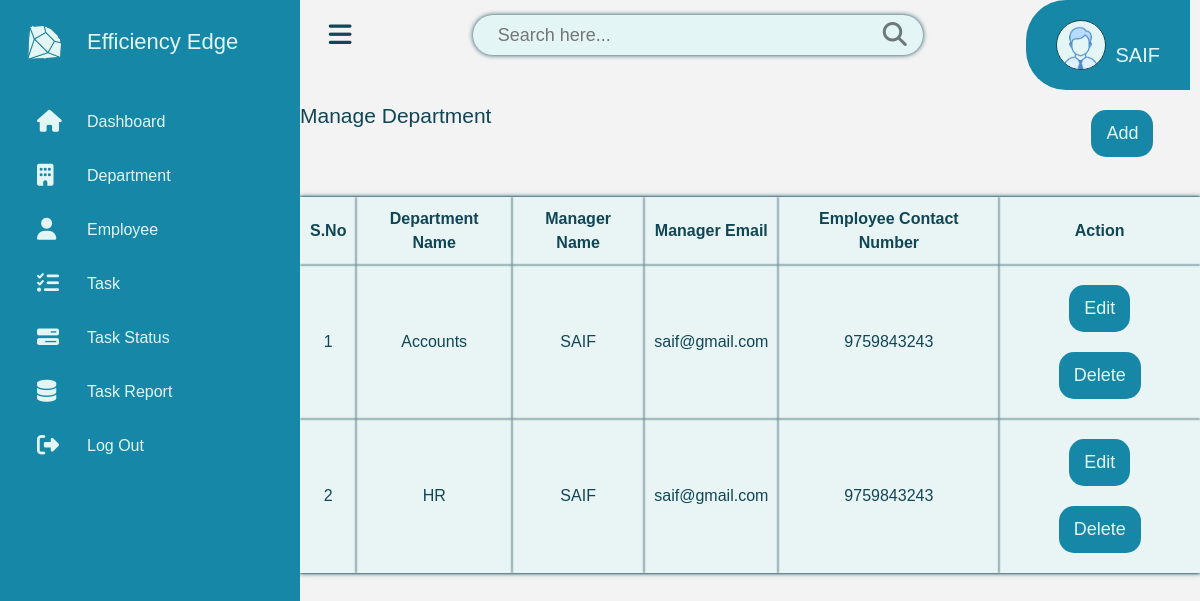
Screenshot of /admin/adminDepartment.php (signed in) with the database file from the repository.
### tables this page shows
CREATE TABLE DEPARTMENT (
    dept_id INT NOT NULL AUTO_INCREMENT PRIMARY KEY,
    dept_name VARCHAR(50) UNIQUE NOT NULL,
    admin_id INT,
    FOREIGN KEY (admin_id) REFERENCES ADMIN_MANAGER(admin_id) ON DELETE SET NULL
);

CREATE TABLE ADMIN_MANAGER (
    admin_id INT NOT NULL AUTO_INCREMENT PRIMARY KEY,
    admin_name VARCHAR(50) UNIQUE NOT NULL,
    admin_email VARCHAR(30) UNIQUE NOT NULL,
    admin_phone VARCHAR(10) NOT NULL,
    admin_gender VARCHAR(10) NOT NULL,
    admin_pass VARCHAR(255) NOT NULL
);

### admin/adminDepartment.php (the view, shortened to what this page needs)
<!DOCTYPE html>
<html lang="en">
<head>
    <?php
        $cssFileName = "../css/admin.css";
        include "../head.php";
    ?>
    <link rel="stylesheet" href="../css/sidebar.css">
    <link rel="stylesheet" href="../css/topbar.css">
</head>
<body>
    <?php
        include '../php/config.php';
        $gender = $_SESSION['admin_gender'];
        $email = $_SESSION['admin_email'];
        $name = $_SESSION['admin_name'];
        $sql = "SELECT dept_name, admin_name, admin_email, admin_phone FROM DEPARTMENT NATURAL JOIN ADMIN_MANAGER WHERE ADMIN_MANAGER.admin_email = '$email'";
        $result = $conn->query($sql);
    ?>
    <div class="container">
        <?php include 'adminSidebar.php' ?>
        <div class="main">
            <?php include 'adminTopbar.php' ?>
            <section id="department">
                <div class="box">
                    <div class="title">
                        <p>Manage Department</p>
                        <button><a href="addDepartment.php">Add</a></button>
                    </div>
                    <table>
                        <tr>
                            <th>S.No</th>
                            <th>Department Name</th>
                            <th>Manager Name</th>
                            <th>Manager Email</th>
                            <th>Employee Contact Number</th>
                            <th>Action</th>
                        </tr>
                        <?php
                            if ($result->num_rows > 0) {
                                $serialNo = 1;
                                while ($row = $result->fetch_assoc()) {
                                    $dept_name = $row["dept_name"];
                                    echo "<tr>";
                                    echo "<td>" . $serialNo . "</td>";
                                    echo "<td>" . $row["dept_name"] . "</td>";
                                    echo "<td>" . $row["admin_name"] . "</td>";
                                    echo "<td>" . $row["admin_email"] . "</td>";
                                    echo "<td>" . $row["admin_phone"] . "</td>";
                                    echo "<td class='buttons'><button onclick='editDepartment(\"$dept_name\")'>Edit</button><button onclick='deleteDepartment(\"$dept_name\")'>Delete</button></td>";
                                    echo "</tr>";
                                    $serialNo++;
                                }
                            } else {
                                echo "<tr><td colspan='5'>No records found</td></tr>";
                            }
                        ?>
                    </table>
                </div>
            </section>
        </div>
    </div>
</body>
</html>

### head.php (shortened to what this page needs)
<?php
    echo '<link href="https://cdn.jsdelivr.net/npm/bootstrap@5.3.1/dist/css/bootstrap.min.css" rel="stylesheet">';
    echo '<link rel="stylesheet" href="'.$cssFileName.'">';
    echo '<link rel="stylesheet" href="https://cdnjs.cloudflare.com/ajax/libs/font-awesome/6.4.2/css/all.min.css">';
?>

### admin/adminSidebar.php
<?php
    echo '<nav class="navigation">
            <ul>
                <li>
                    <a href="adminDashboard.php">
                        <span class="icon"><img src="../images/logo-icon.png" alt="logo"></span>
                        <span class="title">Efficiency Edge</span>
                    </a>
                </li>
                <li>
                    <a href="adminDashboard.php">
                        <span class="icon"><i class="fas fa-home"></i></span>
                        <span class="title">Dashboard</span>
                    </a>
                </li>
                <li>
                    <a href="adminDepartment.php">
                        <span class="icon"><i class="fa-solid fa-building"></i></span>
                        <span class="title">Department</span>
                    </a>
                </li>
                <li>
                    <a href="adminEmployee.php">
                        <span class="icon"><i class="fa-solid fa-user"></i></span>
                        <span class="title">Employee</span>
                    </a>
                </li>
                <li>
                    <a href="adminTask.php">
                        <span class="icon"><i class="fas fa-tasks"></i></span>
                        <span class="title">Task</span>
                    </a>
                </li>
                <li>
                    <a href="adminTaskStatus.php">
                        <span class="icon"><i class="fa-solid fa-bars-progress"></i></span>
                        <span class="title">Task Status</span>
                    </a>
                </li>
                <li>
                    <a href="adminTaskReport.php">
                        <span class="icon"><i class="fa-solid fa-database"></i></span>
                        <span class="title">Task Report</span>
                    </a>
                </li>
                <li>
                    <a href="logout.php">
                        <span class="icon"><i class="fas fa-sign-out-alt"></i></span>
                        <span class="title">Log Out</span>
                    </a>
                </li>
            </ul>
        </nav>';
?>

### admin/adminTopbar.php
<?php
    $name = isset($name) ? $name : "Default Name";
    $gender = isset($gender) ? $gender : "default_gender";
    echo '<div class="topbar">
            <div class="toggle">
                <i class="fa-solid fa-bars"></i>
            </div>
            <div class="search">
                <label>
                    <input type="search" placeholder=" Search here... ">
                    <i class="fa-solid fa-magnifying-glass"></i>
                </label>
            </div>
            <div class="profile">
                <div class="admin">
                    <img src="../images/'.$gender.'.png" alt="Admin">
                </div>
                <div class="admin_name">
                    <span>'.$name.'</span>
                </div>
            </div>
        </div>';
?>

### css/admin.css (style rules this page uses)
* { margin: 0; padding: 0; border: none; outline: none; box-sizing: border-box; }
:root { --dark-blue : #1687a7; --light-blue : #e3f6f5; --blue : #104655; --white : #f3f3f3; }
body { width: 100%; overflow-x: hidden; min-height: 100vh; font-family: 'Lucida Sans', 'Lucida Sans Regular', 'Lucida Grande', 'Lucida Sans Unicode', Geneva, Verdana, sans-serif; }
ul { list-style-type: none; }
a { text-decoration: none; color: var(--light-blue); }
.container { width: 100%; }
.main { position: absolute; top: 0; width: calc(100% - 300px); height: 100%; left: 300px; transition: 0.5s; background-color: var(--white); overflow-y: scroll; }
#employee .box, #department .box, #task .box, #addEmployee .box, #addDepartment .box, #taskReport .box, #taskStatus .box, #editDepartment .box, #editEmployee .box, #editPassword .box, #newTask .box { margin: 40px auto; max-width: 900px; min-width: 400px; display: flex; flex-direction: column; text-align: center; color: var(--blue); }
#employee .box .title, #department .box .title, #taskReport .box .title, #taskStatus .box .title, #newTask .box .title { display: flex; }
#employee .box .title p, #department .box .title p, #task .box .title p, #taskReport .box .title p, #taskStatus .box .title p, #newTask .box .title p { font-size: 21px; }
#employee .box .title button, #department .box .title button, #taskReport .box .title button, #taskStatus .box .title button, #newTask .title button { margin-left: 600px; }
#employee .box button, #department .box button, #taskReport .box button, #taskStatus .box button, #newTask .box button { width: fit-content; height: fit-content; padding: 10px 15px; background-color: var(--dark-blue); color: var(--light-blue); border-radius: 15px; font-size: 18px; margin: 10px; }
#employee .box table, #department .box table, #taskReport .box table, #taskStatus .box table, #newTask .box table { height: auto; box-shadow: 0px 0px 5px var(--blue); background-color: #e3f6f599; margin: 30px auto 50px; }
#employee .box th, #employee .box td , #department .box th, #department .box td, #taskReport .box th, #taskReport .box td, #taskStatus .box th, #taskStatus .box td, #newTask .box td, #newTask .box th { box-shadow: 0px 0px 2px var(--blue); padding: 10px; }

### css/sidebar.css (style rules this page uses)
.navigation { position: fixed; width: 300px; height: 100%; background-color: var(--dark-blue); color: var(--light-blue); transition: 0.5s; overflow: hidden; top: 0; left: 0; }
.navigation ul { position: absolute; top: 0; left: 0; width: 100%; }
.navigation ul li { position: relative; width: 100%; padding: 15px 0 15px 5px; }
.navigation ul li:nth-child(1) { margin: 10px 0 20px; pointer-events: none; }
.navigation ul li:nth-child(1) a { color: var(--light-blue); font-size: 22px; }
.navigation ul li a { display: block; width: 100%; display: flex; color: var(--light-blue); }
.navigation ul li a img { display: block; width: 35px; color: var(--light-blue); text-align: start; margin-left: -10px; }
.navigation ul li a .icon { position: relative; min-width: 50px; text-align: center; line-height: 50px; }
.navigation ul li a .icon i { font-size: 22px; padding: 0 10px; display: block; text-align: start; margin-left: -10px; }

### css/topbar.css (style rules this page uses)
.topbar { width: 100%; height: 60px; display: flex; align-items: center; justify-content: space-between; padding: 0 10px; padding-top: 10px; }
.toggle { position: relative; top: 0; width: 60px; height: 60px; display: flex; justify-content: center; align-items: center; cursor: pointer; font-size: 26px; color: var(--blue); }
.search { position: relative; width: 450px; margin: 0 10px; }
.search label { position: relative; width: 100%; }
.search label input { width: 100%; height: 40px; border-radius: 40px; padding: 5px 20px; box-shadow: 0px 0px 5px var(--blue); background-color: var(--light-blue); font-size: 18px; }
.search label i { position: absolute; top: 7px; left : 410px; font-size: 24px; opacity: 0.6; }
.topbar .profile { display: flex; align-items: end; background-color: var(--dark-blue); padding: 20px 30px; border-top-left-radius: 40px; border-bottom-left-radius: 40px; margin-top: 20px; }
.topbar .admin, .topbar .employee { width: 50px; height: 50px; border-radius: 50%; overflow: hidden; cursor: pointer; background-color: var(--light-blue); border: 1.5px solid var(--blue); }
.topbar .admin img, .topbar .employee img { margin: 10% 0 0 2.5%; width: 95%; height: 95%; object-fit: cover; }
.topbar .admin_name span, .topbar .employee_name span { color: var(--light-blue); font-size: 20px; margin-left: 10px; }

### rows the page displays
department: dept_name "Accounts", admin.admin_name "SAIF", admin.admin_email "saif@gmail.com", admin.admin_phone "9759843243"
department: dept_name "HR", admin.admin_name "SAIF", admin.admin_email "saif@gmail.com", admin.admin_phone "9759843243"

### other values shown
$name "SAIF"
